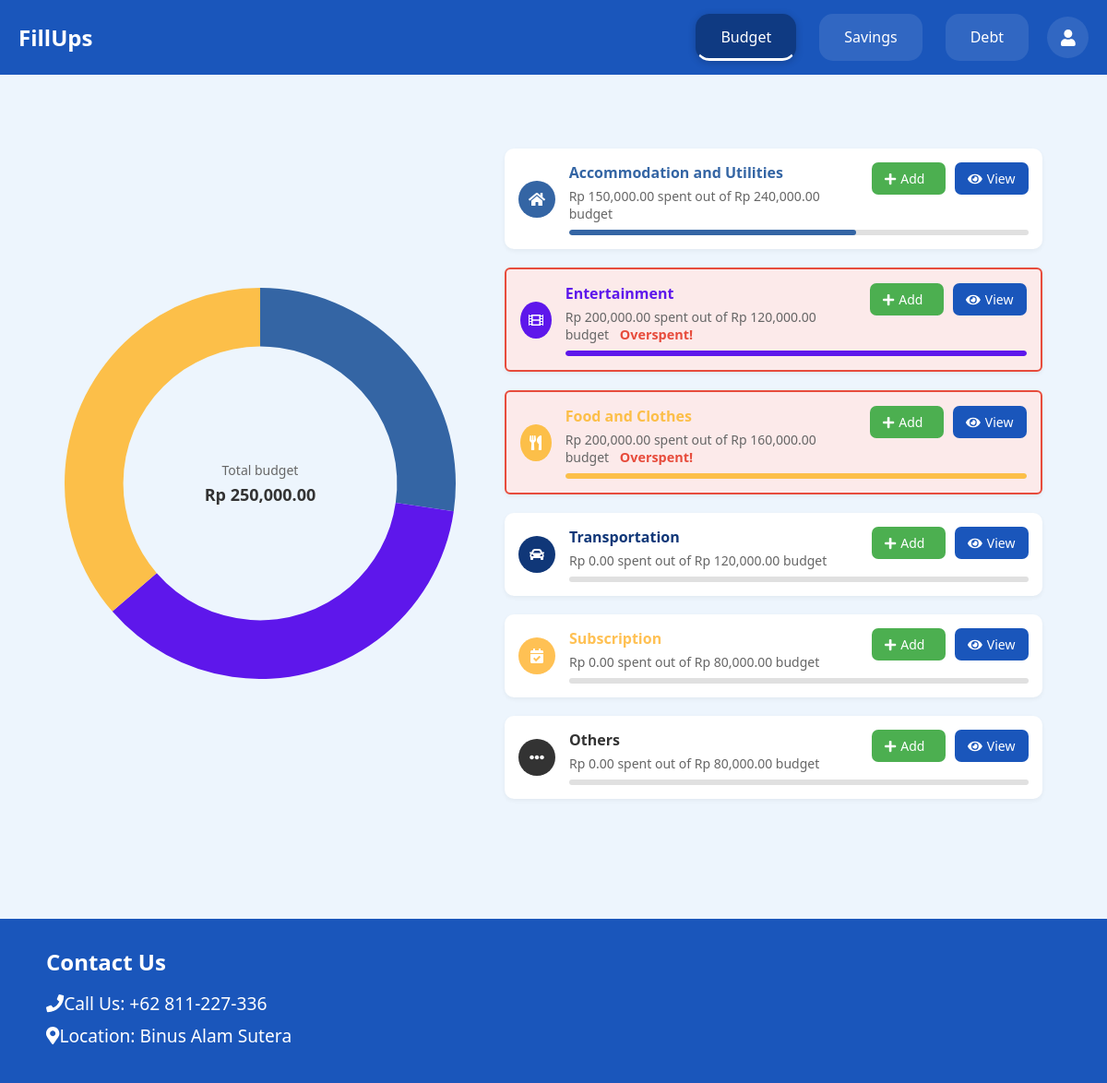
Screenshot of /budget (signed in) with the database file from the repository.
### models.py (models this page shows)
class Budget(db.Model):
    budget_id = db.Column(db.Integer, primary_key=True)
    curr_total_budget = db.Column(db.Float, nullable=False)
    acc_id = db.Column(db.Integer, db.ForeignKey('accommodation.acc_id'))
    ent_id = db.Column(db.Integer, db.ForeignKey('entertainment.ent_id'))
    food_id = db.Column(db.Integer, db.ForeignKey('food.food_id'))
    trs_id = db.Column(db.Integer, db.ForeignKey('transportation.trs_id'))
    subs_id = db.Column(db.Integer, db.ForeignKey('subscription.subs_id'))
    other_id = db.Column(db.Integer, db.ForeignKey('other.other_id'))
    accommodation = db.relationship('Accommodation', backref='budget', lazy=True)
    entertainment = db.relationship('Entertainment', backref='budget', lazy=True)
    food = db.relationship('Food', backref='budget', lazy=True)
    transportation = db.relationship('Transportation', backref='budget', lazy=True)
    subscription = db.relationship('Subscription', backref='budget', lazy=True)
    other = db.relationship('Other', backref='budget', lazy=True)

class Accommodation(db.Model):
    acc_id = db.Column(db.Integer, primary_key=True)
    acc_budget = db.Column(db.Float, nullable=False)
    acc_current = db.Column(db.Float, nullable=False)
    transaction = db.Column(db.String(255), nullable=True)
    date = db.Column(db.DateTime, nullable=True)
    detail = db.Column(db.Text, nullable=True)

class Entertainment(db.Model):
    ent_id = db.Column(db.Integer, primary_key=True)
    ent_budget = db.Column(db.Float, nullable=False)
    ent_current = db.Column(db.Float, nullable=False)
    transaction = db.Column(db.String(255), nullable=True)
    date = db.Column(db.DateTime, nullable=True)
    detail = db.Column(db.Text, nullable=True)

class Food(db.Model):
    food_id = db.Column(db.Integer, primary_key=True)
    food_budget = db.Column(db.Float, nullable=False)
    food_current = db.Column(db.Float, nullable=False)
    transaction = db.Column(db.String(255), nullable=True)
    date = db.Column(db.DateTime, nullable=True)
    detail = db.Column(db.Text, nullable=True)

class Transportation(db.Model):
    trs_id = db.Column(db.Integer, primary_key=True)
    trs_budget = db.Column(db.Float, nullable=False)
    trs_current = db.Column(db.Float, nullable=False)
    transaction = db.Column(db.String(255), nullable=True)
    date = db.Column(db.DateTime, nullable=True)
    detail = db.Column(db.Text, nullable=True)

class Subscription(db.Model):
    subs_id = db.Column(db.Integer, primary_key=True)
    subs_budget = db.Column(db.Float, nullable=False)
    subs_current = db.Column(db.Float, nullable=False)
    transaction = db.Column(db.String(255), nullable=True)
    date = db.Column(db.DateTime, nullable=True)
    detail = db.Column(db.Text, nullable=True)

class Other(db.Model):
    other_id = db.Column(db.Integer, primary_key=True)
    other_budget = db.Column(db.Float, nullable=False)
    other_current = db.Column(db.Float, nullable=False)
    transaction = db.Column(db.String(255), nullable=True)
    date = db.Column(db.DateTime, nullable=True)
    detail = db.Column(db.Text, nullable=True)

### routes.py (the view, shortened to what this page needs)
@BP.route('/budget', methods=['GET', 'POST'])
@login_required_manual
def budget():
    user = get_current_user()
    if not user:
        return redirect(url_for('BP.login'))
    if not user.budget:
        budget = Budget(curr_total_budget=user.income or 0)
        accommodation = Accommodation(acc_budget=0.0, acc_current=0.0)
        entertainment = Entertainment(ent_budget=0.0, ent_current=0.0)
        food = Food(food_budget=0.0, food_current=0.0)
        transportation = Transportation(trs_budget=0.0, trs_current=0.0)
        subscription = Subscription(subs_budget=0.0, subs_current=0.0)
        other = Other(other_budget=0.0, other_current=0.0)
        db.session.add_all([accommodation, entertainment, food, transportation, subscription, other])
        db.session.commit()
        budget.accommodation = accommodation
        budget.entertainment = entertainment
        budget.food = food
        budget.transportation = transportation
        budget.subscription = subscription
        budget.other = other
        db.session.add(budget)
        db.session.commit()
        user.budget = budget
        db.session.commit()
    else:
        budget = user.budget
    categories = {
        "Accommodation and Utilities": {
            "budget": budget.accommodation.acc_budget if budget.accommodation else 0,
            "current": budget.accommodation.acc_current if budget.accommodation else 0,
            "key": "accommodation"
        },
        "Entertainment": {
            "budget": budget.entertainment.ent_budget if budget.entertainment else 0,
            "current": budget.entertainment.ent_current if budget.entertainment else 0,
            "key": "entertainment"
        },
        "Food and Clothes": {
            "budget": budget.food.food_budget if budget.food else 0,
            "current": budget.food.food_current if budget.food else 0,
            "key": "food"
        },
        "Transportation": {
            "budget": budget.transportation.trs_budget if budget.transportation else 0,
            "current": budget.transportation.trs_current if budget.transportation else 0,
            "key": "transportation"
        },
        "Subscription": {
            "budget": budget.subscription.subs_budget if budget.subscription else 0,
            "current": budget.subscription.subs_current if budget.subscription else 0,
            "key": "subscription"
        },
        "Others": {
            "budget": budget.other.other_budget if budget.other else 0,
            "current": budget.other.other_current if budget.other else 0,
            "key": "others"
        }
    }
    category_labels = list(categories.keys())
    category_values = [cat["current"] or 0 for cat in categories.values()]
    if not any(category_values):
        category_labels = ["No Data"]
        category_values = [1]
    budget_transactions = BudgetTransaction.query.filter_by(user_id=user.id).order_by(BudgetTransaction.date.desc()).all()
    transactions_by_category = {}
    for txn in budget_transactions:
        transactions_by_category.setdefault(txn.category, []).append(txn)
    return render_template(
        'budget.html',
        total_budget=budget.curr_total_budget or 0,
        categories=categories,
        category_labels=category_labels,
        category_values=category_values,
        transactions_by_category=transactions_by_category
    )

### routes.py (called while the page is built)
def login_required_manual(f):
    @wraps(f)
    def decorated_function(*args, **kwargs):
        if 'user_id' not in session:
            if request.headers.get('X-Requested-With') == 'XMLHttpRequest':
                return jsonify(success=False, message="Not logged in"), 401
            return redirect(url_for('BP.login'))
        return f(*args, **kwargs)
    return decorated_function

def get_current_user():
    user_id = session.get('user_id')
    if user_id:
        return User.query.get(user_id)
    return None

### templates/budget.html (shortened to what this page needs)
<!DOCTYPE html>
<html lang="en">
<head>
  <link rel="stylesheet" href="/static/budget.css" />
  <link rel="stylesheet" href="https://cdnjs.cloudflare.com/ajax/libs/font-awesome/5.15.4/css/all.min.css" />
</head>
<body>
  <div class="container">
    <header>
      <a href="/" class="logo">FillUps</a>
      <nav>
        <a href="/budget" class="active">Budget</a>
        <a href="/savings">Savings</a>
        <a href="/debts">Debt</a>
      </nav>
      <a href="/account" class="account-icon" title="Account">
        <i class="fas fa-user"></i>
      </a>
    </header>
    <div class="content">
      <div class="budget-overview">
        <div class="chart-container">
          <canvas id="budgetChart"></canvas>
          <div class="total-budget">
            <p>Total budget</p>
            <h2>Rp {{ "{:,.2f}".format(total_budget) }}</h2>
          </div>
        </div>
        <div class="budget-categories">
          {% for name, data in categories.items() %}
            {% set spent = data.current or 0 %}
            {% set budget_amount = data.budget or 0 %}
            {% set class_name = name.split()[0].lower() %}
            {% set overspent = spent > budget_amount %}
            {% set percent_used = (spent / budget_amount * 100) if budget_amount > 0 else 0 %}
            <div class="category {% if overspent %}overspent{% endif %}" data-category="{{ class_name }}">
              <div class="category-icon {{ class_name }}-bg">
                {% if class_name == "accommodation" %}
                  <i class="fas fa-home"></i>
                {% elif class_name == "entertainment" %}
                  <i class="fas fa-film"></i>
                {% elif class_name == "food" %}
                  <i class="fas fa-utensils"></i>
                {% elif class_name == "transportation" %}
                  <i class="fas fa-car"></i>
                {% elif class_name == "subscription" %}
                  <i class="fas fa-calendar-check"></i>
                {% else %}
                  <i class="fas fa-ellipsis-h"></i>
                {% endif %}
              </div>
              <div class="category-details">
                <div class="category-header-row">
                  <div>
                    <div class="category-name {{ class_name }}">{{ name }}</div>
                    <div class="category-budget">
                      Rp {{ "{:,.2f}".format(spent) }} spent out of Rp {{ "{:,.2f}".format(budget_amount) }} budget
                      {% if overspent %}
                        <span class="overspent-label">Overspent!</span>
                      {% endif %}
                    </div>
                  </div>
                  <div class="category-actions">
                    <button class="add-btn" data-modal="addModal-{{ class_name }}">
                      <i class="fas fa-plus"></i> Add
                    </button>
                    <button class="view-btn" data-modal="viewModal-{{ class_name }}">
                      <i class="fas fa-eye"></i> View
                    </button>
                  </div>
                </div>
                <div class="progress-bar">
                  <div class="progress {{ class_name }}-bg" style="width: {{ percent_used if percent_used <= 100 else 100 }}%"></div>
                </div>
              </div>
            </div>
          {% endfor %}
        </div>
      </div>
    </div>
    <footer>
      <h3 class="footer-title">Contact Us</h3>
      <div class="contact-info">
        <p><i class="fas fa-phone"></i> Call Us: +62 811-227-336</p>
        <p><i class="fas fa-map-marker-alt"></i> Location: Binus Alam Sutera</p>
      </div>
    </footer>
  </div>
</body>
</html>

### static/budget.css (style rules this page uses)
* { margin: 0; padding: 0; box-sizing: border-box; font-family: 'Segoe UI', Tahoma, Geneva, Verdana, sans-serif; }
.category.overspent { border: 2px solid #e74c3c; background-color: #fceaea; border-radius: 6px; }
.overspent-label { color: #e74c3c; font-weight: bold; margin-left: 0.5rem; font-size: 0.9rem; }
body { background-color: #f5f8fc; color: #333; max-width: 100%; overflow-x: hidden; min-height: 100vh; display: flex; flex-direction: column; }
.container { width: 100%; margin: 0; padding: 0; box-shadow: 0 0 20px rgba(0, 0, 0, 0.1); flex: 1 0 auto; }
header { background-color: #1a56bb; color: white; padding: 15px 20px; display: flex; justify-content: space-between; align-items: center; }
.logo { font-size: 24px; font-weight: bold; color:white; text-decoration: none; }
nav { display: flex; margin-left: auto; margin-right: 20px; gap: 25px; }
nav a { color: white; text-decoration: none; padding: 12px 25px; font-weight: 500; transition: all 0.3s ease; border-radius: 15px; background-color: rgba(255, 255, 255, 0.1); border: 2px solid transparent; }
nav a.active { background-color: #0f3a82; border-bottom: 3px solid #ffffff; border-radius: 15px; box-shadow: 0 2px 8px rgba(0, 0, 0, 0.2); }
.account-icon { background-color: rgba(255, 255, 255, 0.1); color: white; border: none; padding: 12px; border-radius: 50%; cursor: pointer; font-weight: 500; transition: all 0.3s ease; width: 45px; height: 45px; display: flex; align-items: center; justify-content: center; font-size: 18px; text-decoration: none; }
.content { padding: 80px 50px; background-color: #edf5fd; min-height: 70vh; width: 100%; }
.budget-overview { display: flex; justify-content: space-between; align-items: center; margin-bottom: 30px; max-width: 100%; padding: 0 20px; margin-left: auto; margin-right: auto; flex-wrap: wrap; }
.chart-container { width: 40%; position: relative; min-width: 300px; }
.total-budget { position: absolute; top: 50%; left: 50%; transform: translate(-50%, -50%); text-align: center; }
.total-budget p { color: #666; margin-bottom: 5px; font-size: 14px; }
.total-budget h2 { font-size: 18px; font-weight: bold; color: #333; }
.budget-categories { width: 55%; min-width: 300px; }
.category { display: flex; align-items: center; margin-bottom: 20px; padding: 15px; background-color: white; border-radius: 10px; box-shadow: 0 2px 5px rgba(0, 0, 0, 0.05); transition: transform 0.3s ease; }
.category-icon { width: 40px; height: 40px; border-radius: 50%; display: flex; justify-content: center; align-items: center; margin-right: 15px; color: white; }
.category-details { flex-grow: 1; }
.category-header-row { display: flex; justify-content: space-between; align-items: flex-start; margin-bottom: 8px; gap: 10px; }
.category-actions { display: flex; flex-direction: row; gap: 10px; margin: 0; }
.add-btn, .view-btn { min-width: 80px; margin: 0; }
.category-actions .btn, .category-actions button { padding: 8px 14px; border: none; border-radius: 7px; font-size: 14px; font-weight: 500; cursor: pointer; display: flex; align-items: center; gap: 5px; transition: background 0.2s, box-shadow 0.2s; }
.view-btn { background: #1a56bb; color: #fff; }
.add-btn { background: #4caf50; color: #fff; }
.category-name { font-weight: 600; margin-bottom: 5px; color: #333; }
.category-budget { font-size: 14px; color: #666; }
.progress-bar { height: 6px; background-color: #e0e0e0; border-radius: 3px; margin-top: 8px; overflow: hidden; }
.progress { height: 100%; border-radius: 3px; transition: width 0.5s ease; }
.accommodation { color: #3465A4; }
.accommodation-bg { background-color: #3465A4; }
.entertainment { color: #5e17eb; }
.entertainment-bg { background-color: #5e17eb; }
.food { color: #FCBF49; }
.food-bg { background-color: #FCBF49; }
.transportation { color: #103778; }
.transportation-bg { background-color: #103778; }
.subscription { color: #ffc154; }
.subscription-bg { background-color: #ffc154; }
.others { color: #333; }
.others-bg { background-color: #333; }
footer { width: 100%; background-color: #1a56bb; color: white; padding: 30px 50px; margin-top: auto; position: relative; left: 0; bottom: 0; }
.footer-title { margin-bottom: 15px; font-size: 1.5rem; font-weight: bold; }
.contact-info p { margin: 8px 0; display: flex; align-items: center; font-size: 1.2rem; }

### rows the page displays
Budget: curr_total_budget "250,000.00"
Accommodation: acc_current "150,000.00", acc_budget "240,000.00"
Entertainment: ent_current "200,000.00", ent_budget "120,000.00"
Food: food_current "200,000.00", food_budget "160,000.00"
Transportation: trs_current 0 (drawn), trs_budget "120,000.00"
Subscription: subs_current 0 (drawn), subs_budget "80,000.00"
Other: other_current 0 (drawn), other_budget "80,000.00"

### other values shown
{{ name }} "Accommodation and Utilities" "Entertainment" "Food and Clothes" "Transportation" "Subscription" "Others"
{{ "{:,.2f}".format(spent) }} "0.00" "0.00" "0.00"
